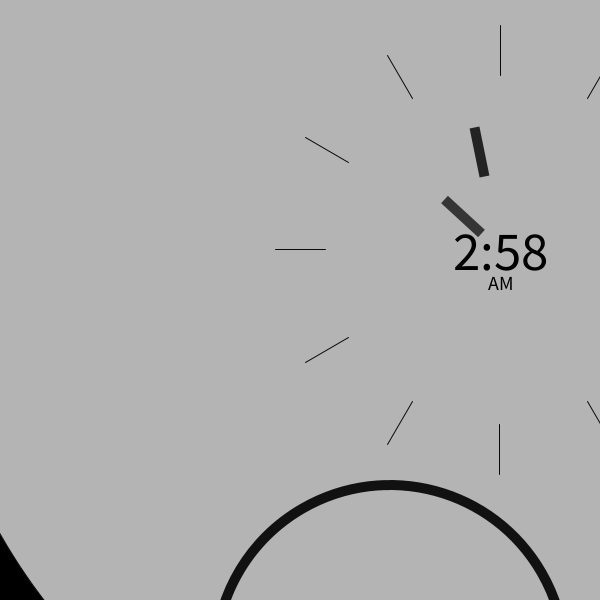
Frame 1 (no input)
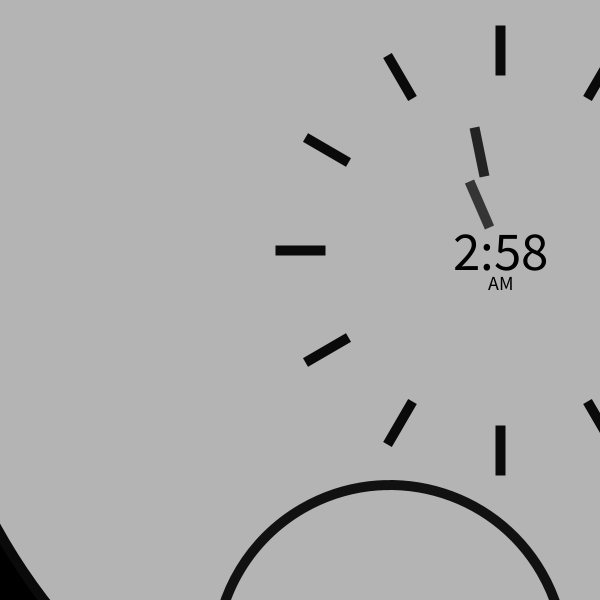
Frame 60 (the mouse pressed at the canvas centre just before this capture)
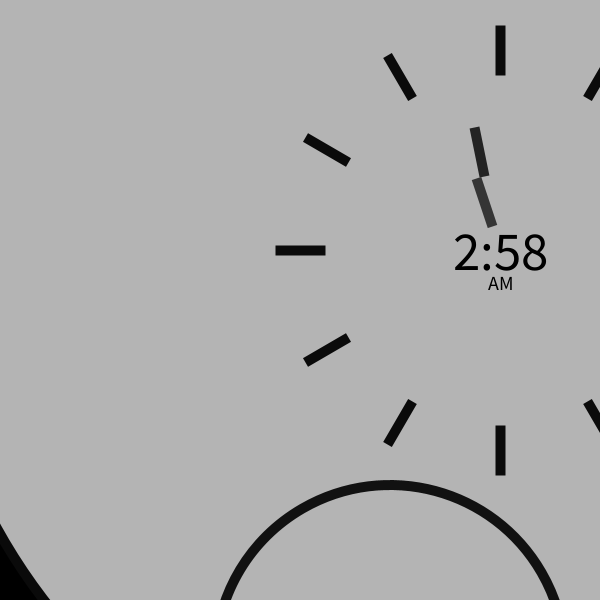
Frame 120 (the mouse held since frame 60 and released just before this capture)

The Processing sketch that drew these frames (run headless with seeded random() and noise(); from frame 60 on, the mouse is pressed at the canvas centre):

// Processing sketch: processing_144477
// ── processing_144477.pde


// Konkuk University  


 // Department of Dynamic Media  


 // SOS iDesign  


// Name: LEE Daeun   


 // ID: 201420095  


int h;
int m,x,y;
int s,k;

void setup() {
  size(600, 600);
  colorMode(HSB, 360, 100, 100);
  rotate(radians(90));
  smooth();
  noFill();
  frameRate(60);
}

void draw() {

  s = second(); 
  m = minute(); 
 h = hour(); 


  if (s == 0) 


    s = 1; 


  if (m == 0) 


    m = 1; 


  if (h == 0) 


    h = 1; 


  background(255);

  fill(255); 


  text(hour() + ":" + minute() + ":" + second(),100,100); 

  if (h > 12) {
    h  -= 12;
  }    

  background(0);
  translate(500,250);
  ellipse(width/2,height/2, 50, 50);


  stroke(15);
  for (int i = 450; i<1200; i+= 100) {
    ellipse(0, 0, i, i);
  }

  for (int i = 0; i<12; i++) {
    line(0,-175,0,-225);
    rotate(radians(30));
  }

  hourcircle();
  minutecircle();
  secondcircle();
}

void hourcircle() {
  strokeWeight(10);
  strokeCap(SQUARE);
  stroke(25);
  noFill();
  pushMatrix();
  rotate(radians(30 * h));
  ellipse(width/2,height/2, 350, 350);
  line(0, -175, 0, -125);
  popMatrix();
}

void minutecircle() {
  strokeWeight(10);
  strokeCap(SQUARE);
  stroke(50);
  noFill();
  pushMatrix();
  rotate(radians(6 * m));
  ellipse(width/2,height/2, 250, 250);
  line(0, -125, 0, -75);
  popMatrix();
}

void secondcircle() {
  strokeWeight(10);
  strokeCap(SQUARE);
  stroke(75);
  noFill();
  pushMatrix();
  rotate(radians(6 * s));
  ellipse(width/2,height/2, 150, 150);
  line(0, -75, 0, -25);
  popMatrix();
  
  
int s = second(); 


  int m = minute(); 


  int h = hour(); 


  


  if (h<12 || h==12) 


  { 


    k = h; 


  } 


  else 


  { 


    k = h-12; 


  } 

textAlign(CENTER); 


  if (m<10) 


  { 


    textSize(100); 

    fill(0); 
    text(k+":0"+m, x, y+20); 


  } 


  else { 


    textSize(55); 

    fill(0); 
    text(k+":"+m, x, y+20); 


  } 


  if (h<12 || h==12) { 


    textSize(20); 


    text("AM", x, y+40); 


  } 


  else 


  { 


    textSize(20); 


    fill(0); 


    text("PM", x, y+40); 


  } 


  


  textSize(50); 


  text(second(), 400, 325); 


} 
